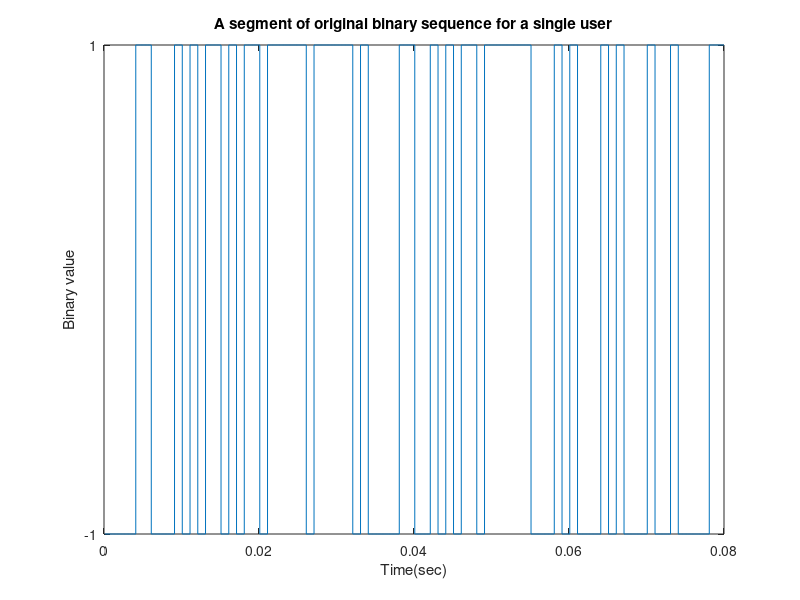
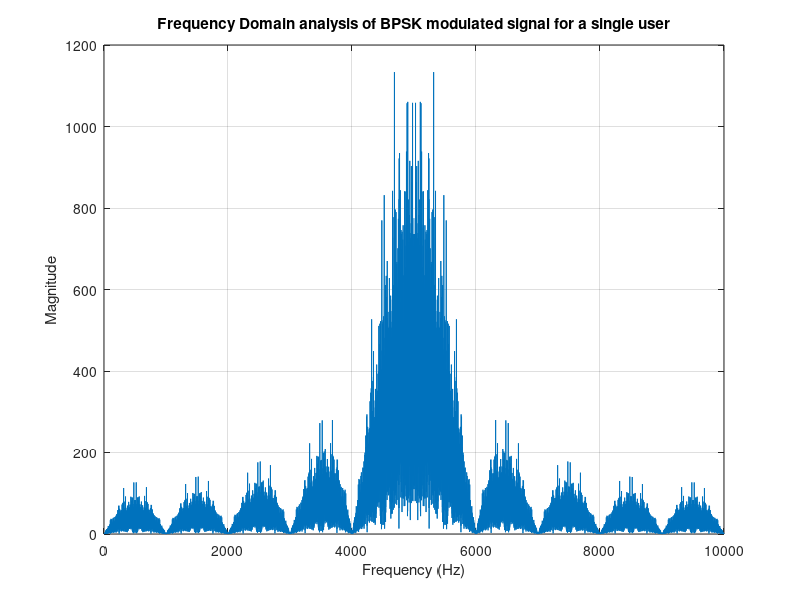
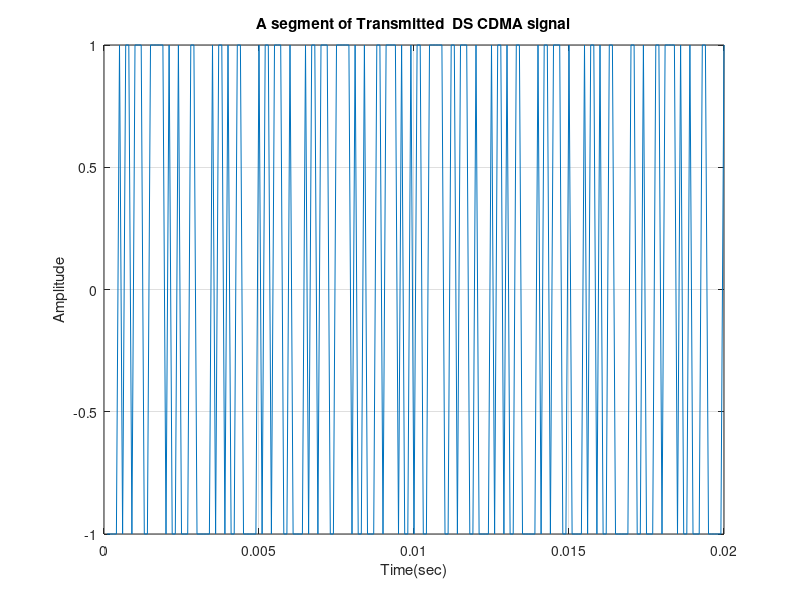

MATLAB code to generate these figures, in order: (Note: this script raises an error after producing the figures.)
clear all;
close all;
msg=round(rand(1,1000));
%1/2 rated convolutional Encoder
trellis=poly2trellis(3,[6 7]);
user=convenc(msg,trellis);
% Convolutionally encoded data(0,1) are  mapping into +1/1
%% To convert the binary sequences to bipolar NRZ format
length_user=length(user);
for i=1:length_user
    if user(i)==0
        user(i)=-1;
    end
end
fc=5000; %%carrier frequency, %KHz
eb=.5;     %% energy per bit
bitrate=1000;% 1KHz
tb=1/bitrate; %% time per bit of message sequence
chiprate=10000;
tc=1/chiprate;
%%% CDMA transmitter for a single user
t=tc:tc:tb*length_user;
%%plotting base band signal for user
basebandsig=[];
for i=1:length_user
    for j=tc:tc:tb
        if user(i)==1
            basebandsig=[basebandsig 1];
        else
            basebandsig=[basebandsig -1];
        end
    end
end
figure(1)
stairs(t(1:800),basebandsig(1:800))
xlabel('Time(sec)')
ylabel('Binary value')
set(gca,'ytick',[ -1  1 ])
title('A segment of original binary sequence for a single user')
%%%% BPSK Modulation
bpskmod=[];
for i=1:length_user
    for j=tc:tc:tb
        bpskmod=[bpskmod sqrt(2*eb)*user(i)*cos(2*pi*fc*j)];
    end
end
%length(bpskmod)
number=length(t); %Total number of time segments
spectrum=abs(fft(bpskmod));
sampling_frequency=2*fc;
sampling_interval=(1.0/sampling_frequency);
nyquest_frequency=1.0/(2.0*sampling_interval);
for i=1:number
    frequency(i)=(1.0/(number*sampling_interval)).*i;
end
figure(2)
plot(frequency,spectrum)
title('Frequency Domain analysis of BPSK modulated signal for a single user')
xlabel('Frequency (Hz)')
ylabel('Magnitude')
grid on
%% PN generator for  a single user
%% let initial seed for a single user  is 1000
seed=[1 -1 1 -1];  %convert it into bipolar NRZ format
spreadspectrum=[];
pn=[];
for i=1:length_user
    for j=1:10 %chip rate is 10 times the bit rate
        pn=[pn seed(4)];
        if seed (4)==seed(3) temp=-1;
        else temp=1;
        end
        seed(4)=seed(3);
        seed(3)=seed(2);
        seed(2)=seed(1);
        seed(1)=temp;
    end
end
% each bit has 100 samples. and each pn chip has 10 samples. there r
% 10 chip per bit there fore size of pn samples and original bit is same
pnupsampled=[];
len_pn=length(pn);
for i=1:len_pn
    for j=10*tc:10*tc:tb
        if pn(i)==1
            pnupsampled=[pnupsampled 1];
        else
            pnupsampled=[pnupsampled -1];
        end
    end
end
length_pnupsampled=length(pnupsampled);
sigtx=bpskmod.*pnupsampled;
figure(3)
plot(t(1:200), sigtx(1:200))
title('A segment of Transmitted  DS CDMA signal')
xlabel('Time(sec)')
ylabel('Amplitude')
grid on
%%%%%%%%%%%%%Adding fadig channel effect%%%%%%%%%%%%%%%%%%%%%%%%%%%%%%
chan=ricianchan(1/chiprate,100,15);
chan.ResetBeforeFiltering=0;
fad=abs(filter(chan,ones(size(sigtx))));
fadedsig=fad.*sigtx;
snr_in_dBs=0:1.0:10;
for m=1:length(snr_in_dBs)
    ber(m)=0.0;
    composite_signal=awgn(fadedsig,snr_in_dBs(m),'measured');  %% SNR of % dbs
    %%%%%%%%%%%%%DEMODULATION FOR USER 1%%%%%%%%%%%%%%%%%%%%
    rx=composite_signal.*pnupsampled;
    %%%% BPSK demodulation for a single user
    demodcar=[];
    for i=1:length_user
        for j=tc:tc:tb
            demodcar=[demodcar sqrt(2*eb)*cos(2*pi*fc*j)];
        end
    end
    bpskdemod=rx.*demodcar;
    len_dmod=length(bpskdemod);
    sum=zeros(1,len_dmod/10);
    for i=1:len_dmod/10
        for j=(i-1)*10+1:i*10
            sum(i)=sum(i)+bpskdemod(j);
        end
    end
    sum;
    rxbits=[];
    for i=1:length_user
        if sum(i)>0
            rxbits=[rxbits 1];
        else
            rxbits=[rxbits 0];
        end
    end
    tblen = 3; delay = tblen; % Traceback length
    decoded = vitdec(rxbits,trellis,tblen,'cont','hard');
    [number,rat] = biterr(decoded(delay+1:end),msg(1:end-delay));
    ber(m)=rat;
end % for m
figure(4)
plot(snr_in_dBs,ber);
xlabel('Signal to noise ratio(dB)');
ylabel('BER');
legend('BER simulation for a single user');
title(' Coded BER simulation under AWGN and Rician fading channel ')
grid on
